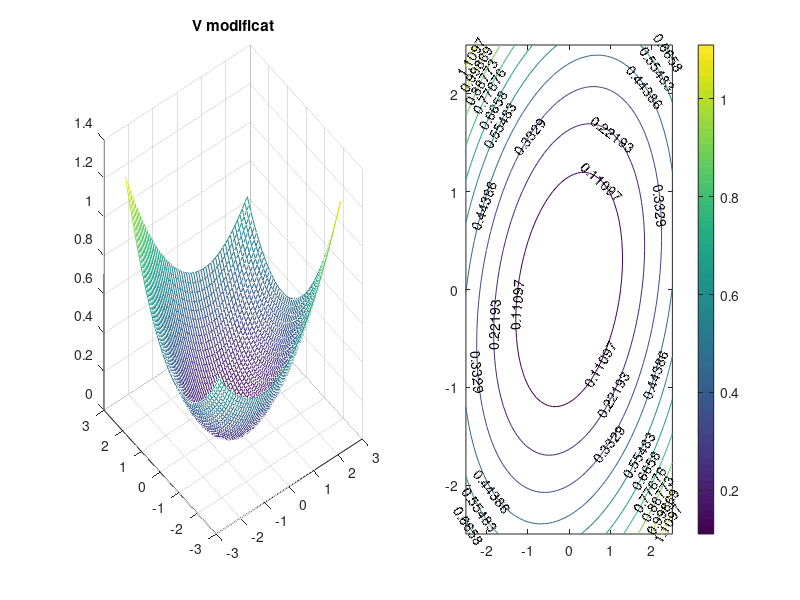
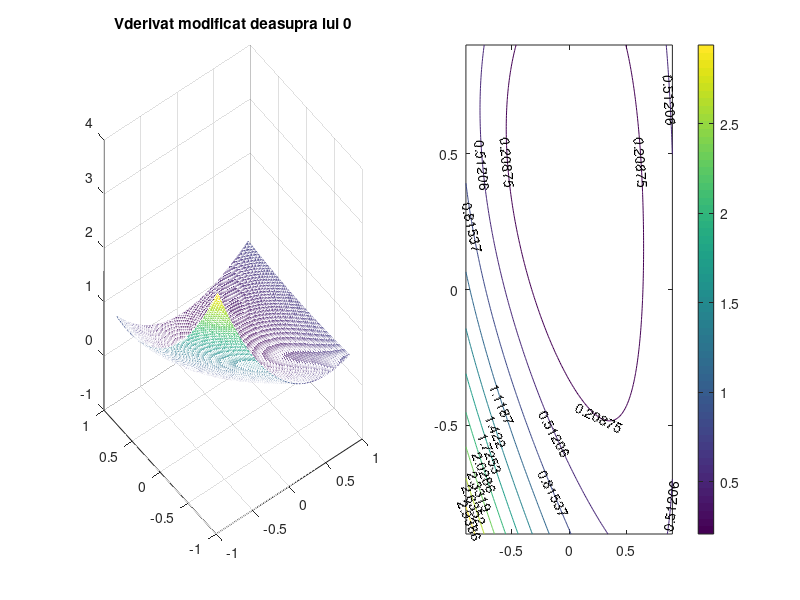
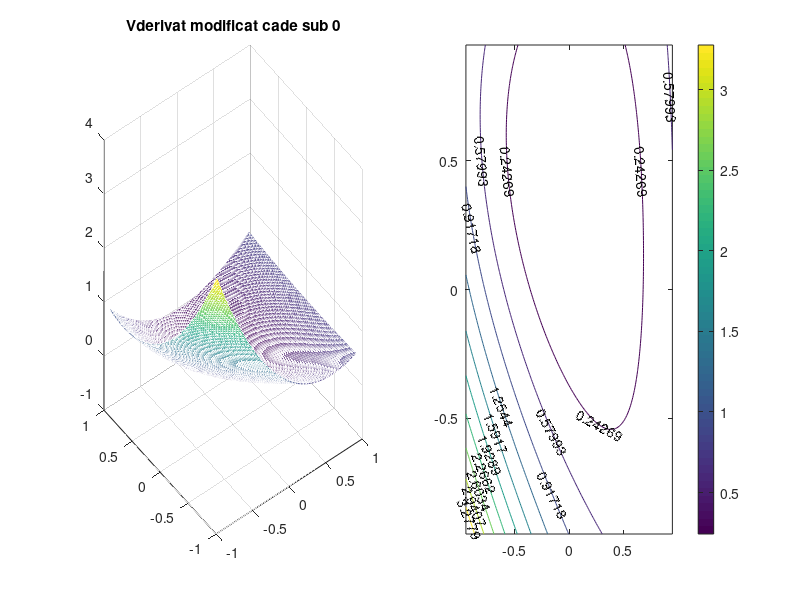

Reproduce these figures in MATLAB, in order.
[y1,y2]=meshgrid(-2.5:0.1:2.5,-2.5:0.1:2.5);
V=0.0714*y1.*y1-2*0.0204*y1.*y2+0.0831*y2.*y2;
z=V;
subplot(1,2,1), mesh(y1,y2,z);
title('V modificat');
subplot(1,2,2), [c,h]=contour(y1,y2,z);
clabel(c,h),colorbar;

figure()
[y1,y2]=meshgrid(-0.9:0.01:0.9,-0.9:0.01:0.9);
Vd=2*0.0714*(y1.^3+2*y1.^2.*y2-(2+5)*y1.^2-4*y1.*y2)-2*0.0204*(y1.^2+2*y1.*y2-(2+5)*y1-(8+3)*y2+5*y2.^2+3*y1.*y2)+2*0.0831*(5*y2.^2+3*y1.*y2.^2-(4+3)*y2.^2);
z=-Vd;
subplot(1,2,1), mesh(y1,y2,z);
title('Vderivat modificat deasupra lui 0');
subplot(1,2,2),[c,h]=contour(y1,y2,z);
clabel(c,h),colorbar;

figure()
[y1,y2]=meshgrid(-0.95:0.01:0.95,-0.95:0.01:0.95);
Vd=2*0.0714*(y1.^3+2*y1.^2.*y2-(2+5)*y1.^2-4*y1.*y2)-2*0.0204*(y1.^2+2*y1.*y2-(2+5)*y1-(8+3)*y2+5*y2.^2+3*y1.*y2)+2*0.0831*(5*y2.^2+3*y1.*y2.^2-(4+3)*y2.^2);
z=-Vd;
subplot(1,2,1), mesh(y1,y2,z);
title('Vderivat modificat cade sub 0');
subplot(1,2,2),[c,h]=contour(y1,y2,z);
clabel(c,h),colorbar;
